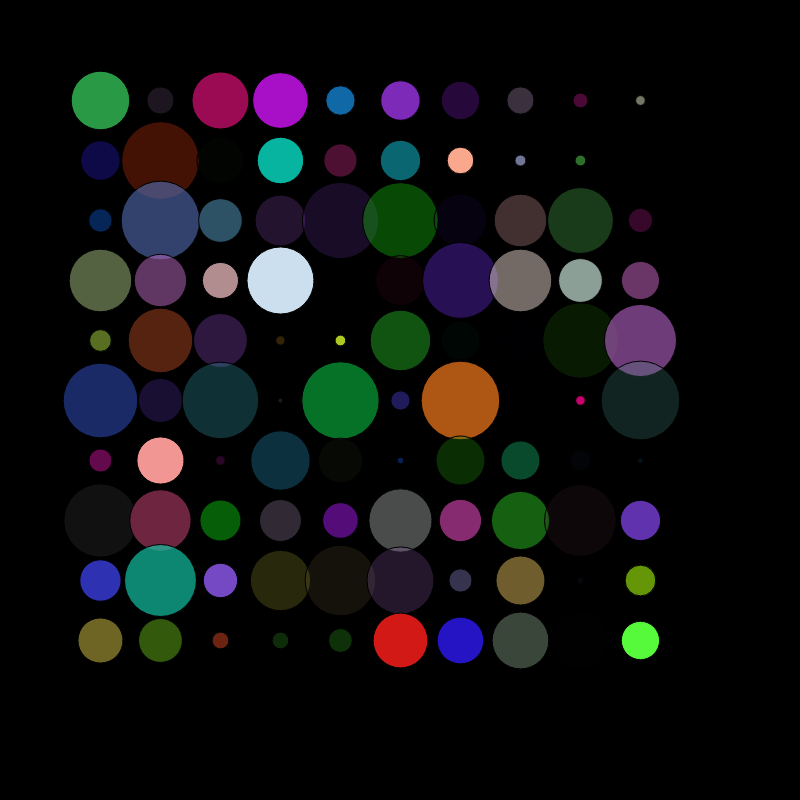
Frame 1 (no input)
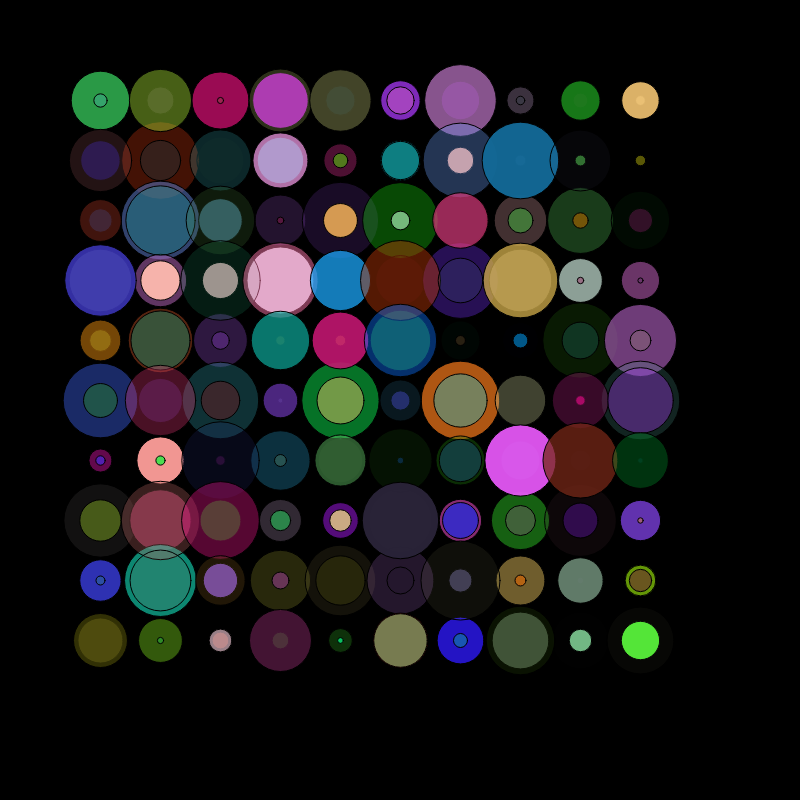
Frame 2 (the mouse pressed at the canvas centre, redrawn once)

The p5.js sketch that drew these frames (run headless with seeded random() and noise() and a simulated clock; the mouse was pressed at the canvas centre and the sketch redrawn once):

// p5.js sketch
// ── sketch.js
let canvasWidth = 800;
let canvasHeight = 800;

function setup() {
    //create canvas to draw on
    createCanvas(canvasWidth,canvasHeight);

    //set background color to black = 0, 255 = white
    background(0);
}
function draw() {
    //turns off default looping behavior
    noLoop();

    //rgb (red, green, blue)
//     fill(173,200,255);

//     //x, y, diameter
//     circle(200, 300, 100);
//     fill(255,182,193);

//     circle(310, 300, 100);
//     circle(420, 300, 100);
//     circle(530, 300, 100);

let circleDiameter = 50;
let circleGap = 10;
let totalCircles = 10;
let totalRows = 10;

let startX = (canvasWidth - (circleDiameter * totalCircles) - (circleGap * totalCircles - 1)) / 2;
let startY = (canvasHeight - (circleDiameter * totalRows) - (circleGap * totalRows - 1)) / 2;

let circleX = startX
let circleY = startY;


fill(255,0,0);

//counter, condition, increment
for (let j = 0; j< 10; j++) {
    for (let i = 0; i < 10; i++) {
        let randomDiameter = random(5,80);
        let randomRed = random(0, 255);

        let randomGreen = random(0, 255);
        let randomBlue = random(0, 255);
        let randomAlpha = random(0, 255);

        fill(randomRed, randomGreen, randomBlue, randomAlpha);
        circle(circleX, circleY, randomDiameter);
        circleX += (circleDiameter + circleGap);

    } //for loop end
    
    
    //reset circlex
    circleX= startX;

    //incrememnt circleY
    circleY += (circleDiameter + circleGap);

}


} //draw function end 
